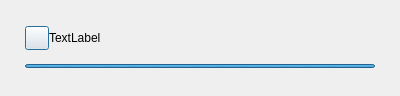
<?xml version="1.0" encoding="UTF-8"?>
<ui version="4.0">
 <class>BaseNotifyDialog</class>
 <widget class="QDialog" name="BaseNotifyDialog">
  <property name="windowModality">
   <enum>Qt::ApplicationModal</enum>
  </property>
  <property name="geometry">
   <rect>
    <x>0</x>
    <y>0</y>
    <width>400</width>
    <height>96</height>
   </rect>
  </property>
  <property name="sizePolicy">
   <sizepolicy hsizetype="Fixed" vsizetype="Fixed">
    <horstretch>0</horstretch>
    <verstretch>0</verstretch>
   </sizepolicy>
  </property>
  <property name="minimumSize">
   <size>
    <width>400</width>
    <height>96</height>
   </size>
  </property>
  <property name="maximumSize">
   <size>
    <width>400</width>
    <height>96</height>
   </size>
  </property>
  <property name="windowTitle">
   <string>Dialog</string>
  </property>
  <property name="modal">
   <bool>true</bool>
  </property>
  <layout class="QHBoxLayout" name="horizontalLayout">
   <property name="spacing">
    <number>0</number>
   </property>
   <property name="leftMargin">
    <number>0</number>
   </property>
   <property name="topMargin">
    <number>0</number>
   </property>
   <property name="rightMargin">
    <number>0</number>
   </property>
   <property name="bottomMargin">
    <number>0</number>
   </property>
   <item>
    <layout class="QVBoxLayout" name="verticalLayout">
     <property name="spacing">
      <number>0</number>
     </property>
     <property name="leftMargin">
      <number>25</number>
     </property>
     <property name="topMargin">
      <number>26</number>
     </property>
     <property name="rightMargin">
      <number>25</number>
     </property>
     <property name="bottomMargin">
      <number>0</number>
     </property>
     <item>
      <layout class="QHBoxLayout" name="horizontalLayout_2">
       <property name="spacing">
        <number>0</number>
       </property>
       <property name="leftMargin">
        <number>0</number>
       </property>
       <property name="topMargin">
        <number>0</number>
       </property>
       <property name="rightMargin">
        <number>0</number>
       </property>
       <property name="bottomMargin">
        <number>0</number>
       </property>
       <item>
        <widget class="QPushButton" name="pixIcon">
         <property name="minimumSize">
          <size>
           <width>24</width>
           <height>24</height>
          </size>
         </property>
         <property name="maximumSize">
          <size>
           <width>24</width>
           <height>24</height>
          </size>
         </property>
         <property name="text">
          <string/>
         </property>
        </widget>
       </item>
       <item>
        <widget class="CustomLabel" name="notifycationText">
         <property name="minimumSize">
          <size>
           <width>155</width>
           <height>20</height>
          </size>
         </property>
         <property name="maximumSize">
          <size>
           <width>200</width>
           <height>40</height>
          </size>
         </property>
         <property name="text">
          <string>TextLabel</string>
         </property>
        </widget>
       </item>
       <item>
        <spacer name="horizontalSpacer">
         <property name="orientation">
          <enum>Qt::Horizontal</enum>
         </property>
         <property name="sizeHint" stdset="0">
          <size>
           <width>40</width>
           <height>20</height>
          </size>
         </property>
        </spacer>
       </item>
      </layout>
     </item>
     <item>
      <spacer name="verticalSpacer_2">
       <property name="orientation">
        <enum>Qt::Vertical</enum>
       </property>
       <property name="sizeType">
        <enum>QSizePolicy::Fixed</enum>
       </property>
       <property name="sizeHint" stdset="0">
        <size>
         <width>20</width>
         <height>14</height>
        </size>
       </property>
      </spacer>
     </item>
     <item>
      <widget class="QProgressBar" name="progressBar">
       <property name="minimumSize">
        <size>
         <width>0</width>
         <height>4</height>
        </size>
       </property>
       <property name="maximumSize">
        <size>
         <width>16777215</width>
         <height>4</height>
        </size>
       </property>
       <property name="maximum">
        <number>0</number>
       </property>
       <property name="value">
        <number>-1</number>
       </property>
      </widget>
     </item>
     <item>
      <spacer name="verticalSpacer">
       <property name="orientation">
        <enum>Qt::Vertical</enum>
       </property>
       <property name="sizeHint" stdset="0">
        <size>
         <width>20</width>
         <height>40</height>
        </size>
       </property>
      </spacer>
     </item>
    </layout>
   </item>
  </layout>
 </widget>
 <customwidgets>
  <customwidget>
   <class>CustomLabel</class>
   <extends>QLabel</extends>
   <header location="global">custom_label.h</header>
  </customwidget>
 </customwidgets>
 <resources/>
 <connections/>
</ui>
